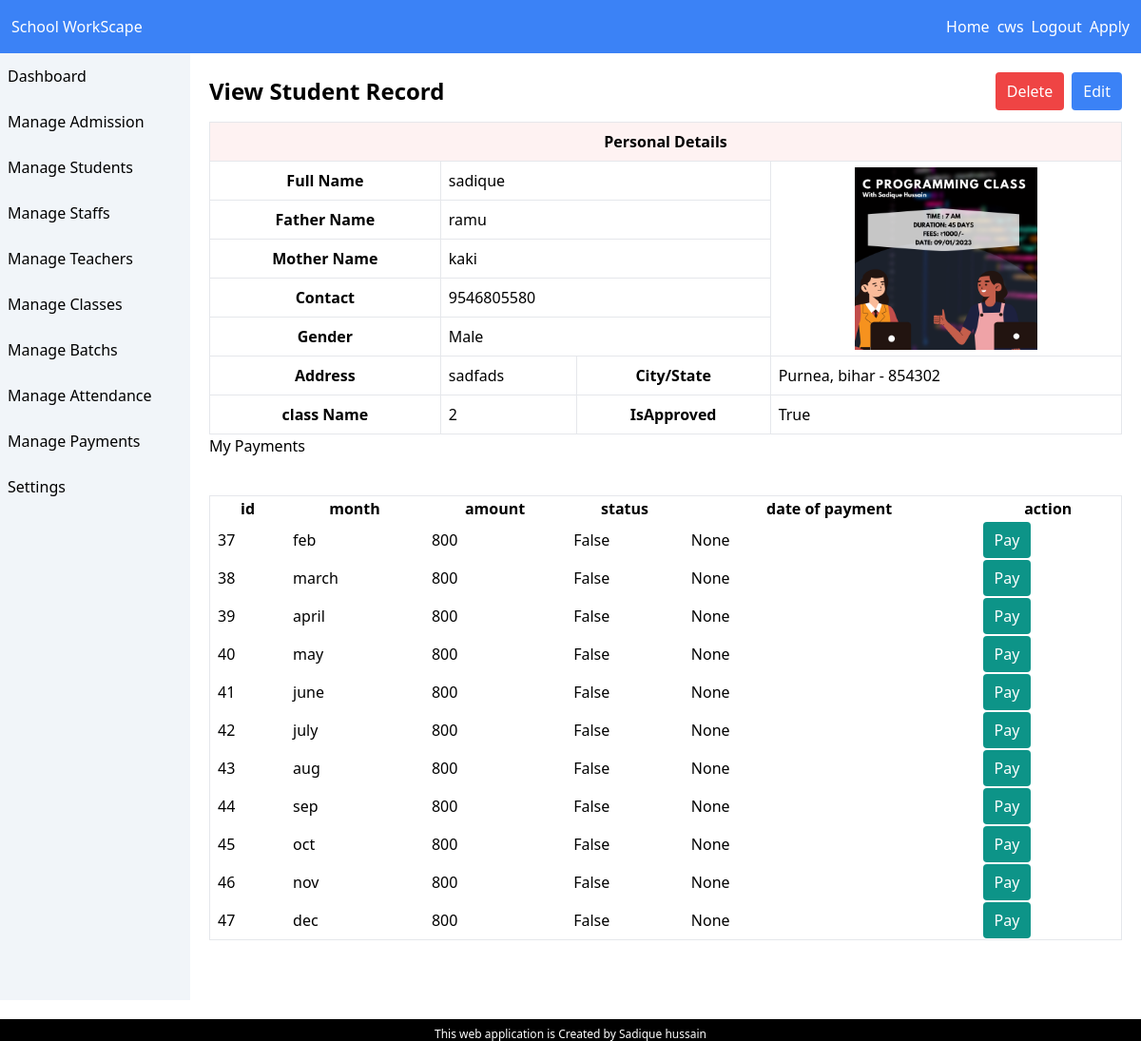
Screenshot of /manage/student/5/view/ (signed in) with the database file from the repository.
### schoolwork/models.py (models this page shows, shortened)
class Student(models.Model):
    full_name = models.CharField(max_length=200)
    father_name = models.CharField(max_length=200)
    mother_name = models.CharField(max_length=200)
    gender = models.CharField(max_length=10,choices=GENDER)
    nationality = models.CharField(max_length=20, choices=(("Indian","Indian"),("Other","Other")))
    address = models.TextField()
    city = models.CharField(max_length=30,choices=(("Purnea","Purnea"),("Bhagalpur","Bhagalpur")))
    state = models.CharField(max_length=200)
    pin_code = models.IntegerField()
    contact = models.CharField(max_length=15)
    image = models.ImageField(upload_to="students/",null=True,blank=True)
    dob = models.DateField(help_text="use MM/DD/YYYY format")
    className = models.ForeignKey("Classes",on_delete=models.CASCADE)
    isApproved = models.BooleanField(default=False)
    rf_code = models.CharField(max_length=100, blank=True, null=True,unique=True)

class Classes(models.Model):
    className = models.CharField(max_length=200,choices=CLASSLIST)

class Payment(models.Model):
    student = models.ForeignKey(Student, on_delete=models.CASCADE)
    month = models.CharField(max_length=200, choices=MONTHS)
    date_of_payment = models.DateField(auto_now=False, null=True,blank=True)
    status = models.BooleanField(default=False)
    amount = models.IntegerField(default=1000)

### schoolwork/views.py (the view)
# urls.py: path("manage/student/<int:id>/view/", viewStudent, name="viewStudent"),
@login_required()
def viewStudent(r, id):
    student = Student.objects.get(pk=id)
    payments = Payment.objects.filter(student=student)
    return render(r, "admin/viewStudent.html",{"student":student, "payments":payments})

### templates/admin/viewStudent.html (shortened to what this page needs)
{% extends 'admin/adminBase.html' %}
{% block 'admin-content' %}
    <div class="flex flex-col p-5">
        <div class="flex justify-between items-center">
            <h2 class="font-semibold text-2xl">View Student Record</h2>
            <div class="flex gap-2">
                <a href="{% url 'deleteStudent' student.id %}" class="bg-red-500 text-white px-3 py-2 rounded hover:bg-red-700">Delete</a>
                <a href="{% url 'editStudent' student.id %}" class="bg-blue-500 text-white px-3 py-2 rounded hover:bg-blue-700">Edit</a>
            </div>
        </div>
        <table class="w-full border mt-3">
            <tr class="bg-red-50">
                <th colspan="4" class="border p-2"><h2>Personal Details</h2></th>
            <tr>
                <th class="border p-2">Full Name</th>
                <td class="border p-2" colspan="2">{{student.full_name}}</td>
                <td colspan="2" rowspan="5" align="center">
                    {% if student.image  %}
                         <img src="{{ student.image.url }}" class="w-48 h-48">
                    {% endif %}
            </tr>
            <tr>
                <th class="border p-2">Father Name</th>
                <td class="border p-2"  colspan="2">{{student.father_name}}</td>
            </tr>
            <tr>
                <th class="border p-2">Mother Name</th>
                <td class="border p-2"  colspan="2">{{student.mother_name}}</td>
            </tr>
            <tr>
                <th class="border p-2">Contact</th>
                <td class="border p-2"  colspan="2">{{student.contact}}</td>
            </tr>
            <tr>
                <th class="border p-2">Gender</th>
                <td class="border p-2 "  colspan="2">{{student.get_gender_display|capfirst}}</td>
            </tr>
            <tr>
                <th class="border p-2">Address</th>
                <td class="border p-2 ">{{student.address}}</td>
                <th class="border p-2">City/State</th>
                <td class="border p-2 ">{{student.city}}, {{student.state}} - {{student.pin_code}}</td>
            </tr>
            <tr>
                <th class="border p-2">class Name</th>
                <td class="border p-2 ">{{student.className.className}}</td>
                <th class="border p-2">IsApproved</th>
                <td class="border p-2 ">{{student.isApproved}}</td>
            </tr>
        </table>
        <h1>My Payments </h1>
        <table class="w-full border mt-10">
            <tr>
                <th>id</th>
                <th>month</th>
                <th>amount</th>
                <th>status</th>
                <th>date of payment</th>
                <th>action</th>
            </tr>
           {%for payment in payments %}
           <tr>
                    <td class="p-2">{{ payment.id }}</td>
                    <td class="p-2">{{ payment.month }}</td>
                    <td class="p-2">{{ payment.amount }}</td>
                    <td class="p-2">{{ payment.status }}</td>
                    <td class="p-2">{{ payment.date_of_payment }}</td>
                    <td class="p-2">
                        <a href="" class="bg-teal-600 hover:bg-teal-700 text-white px-3 py-2 rounded">Pay</a>
                    </td>
           </tr>
           {% endfor %}
        </table>
    </div>
{% endblock %}

### templates/base.html (shortened to what this page needs)
<!DOCTYPE html>
<html lang="en">
<head>
    <script src="https://cdn.tailwindcss.com"></script>
</head>
<body>
    <div class="flex bg-blue-500 px-3 py-4 text-white justify-between">
        <h1>School WorkScape</h1>
        <div class="flex items-center gap-2">
            <a href="{% url 'homepage' %}" class="">Home</a>
            {% if user.is_authenticated %}
                <a href="{% url 'login' %}" class="">{{ user.username }}</a>
                <a href="{% url 'logout' %}" class="">Logout</a>
            {% else %}
                <a href="{% url 'login' %}" class="">Login</a>
            {% endif %}
            <a href="{% url 'apply' %}" class="">Apply</a>
        </div>
    </div>
    {% block 'content' %}{% endblock %}
    <div class="flex w-full bg-black mt-5 justify-center py-2">
            <p class="text-white text-xs">
                This web application is Created by Sadique hussain
            </p>
    </div>
</body>
</html>

### rows the page displays
Student: full_name "sadique", image (picture), father_name "ramu", mother_name "kaki", contact "9546805580", gender "Male", address "sadfads", city "Purnea", state "bihar", pin_code "854302", className.className "2", isApproved "True"
Payment: id "37", month "feb", amount "800", status "False", date_of_payment "None"
Payment: id "38", month "march", amount "800", status "False", date_of_payment "None"
Payment: id "39", month "april", amount "800", status "False", date_of_payment "None"
Payment: id "40", month "may", amount "800", status "False", date_of_payment "None"
Payment: id "41", month "june", amount "800", status "False", date_of_payment "None"
Payment: id "42", month "july", amount "800", status "False", date_of_payment "None"
Payment: id "43", month "aug", amount "800", status "False", date_of_payment "None"
Payment: id "44", month "sep", amount "800", status "False", date_of_payment "None"
Payment: id "45", month "oct", amount "800", status "False", date_of_payment "None"
Payment: id "46", month "nov", amount "800", status "False", date_of_payment "None"
Payment: id "47", month "dec", amount "800", status "False", date_of_payment "None"

### other values shown
{{ user.username }} "cws"
